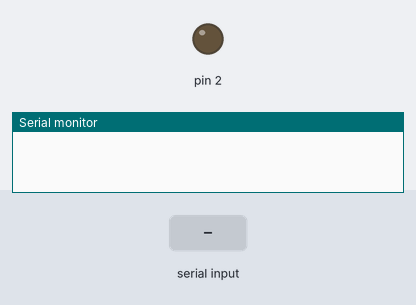
This sketch was run on a simulated Arduino Uno, built with avr-gcc and run on an emulated ATmega328P. On the bench: output pins drawn as LEDs (lit = HIGH), the last lines printed to the serial monitor. The inputs (shaded band) are chosen by the test bench.

Above: at 1.2 s.
1.3 s: "ON" received over Serial
At 3.4 s:
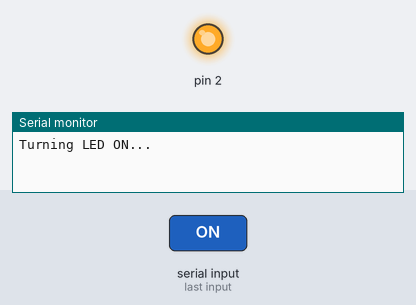
3.8 s: "OFF" received over Serial
At 5.3 s:
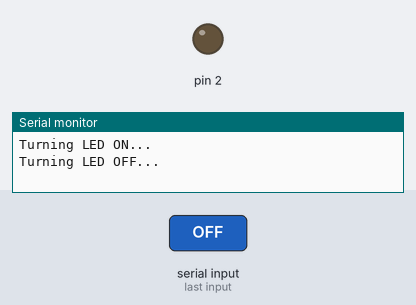
Timing chart, 0 to 6.8 s (numbered marks = the images above; inputs shaded):
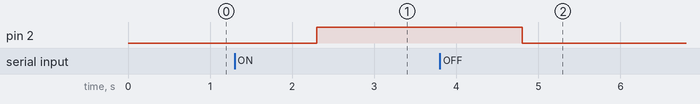

Measured:
- after the input at 1.3 s, pin 2: LOW → HIGH after 1.0 s
- after the input at 3.8 s, pin 2: HIGH → LOW after 1.0 s

The sketch:

toggleLED.ino
```cpp
String arduinoInput;

void setup() {
 pinMode(2, OUTPUT);
 Serial.begin(9600);
}

void loop() {
  if(Serial.available())
  {
    arduinoInput = Serial.readString();

    if(arduinoInput.equalsIgnoreCase("ON"))
    {
      Serial.println("Turning LED ON...");
      digitalWrite(2, HIGH);
    }
    else if(arduinoInput.equalsIgnoreCase("OFF"))
    {
      Serial.println("Turning LED OFF...");
      digitalWrite(2, LOW);
    }
    else
    {
      Serial.println("Unknown command!");
    }
  }

}
```
